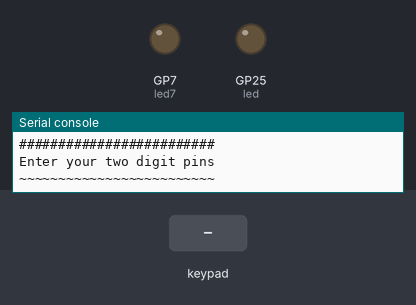
Bench run of a program on a simulated Raspberry Pi Pico running CircuitPython. Shown: output pins drawn as LEDs (lit = HIGH), the last lines printed to the serial console. Inputs (shaded band) come from the test bench.

Above: at 1.2 s.
1.3 s: key '1' pressed
2.8 s: keypad keys 1 2 # pressed 0.4 s apart
5.5 s: key '2' pressed
At 7.0 s:
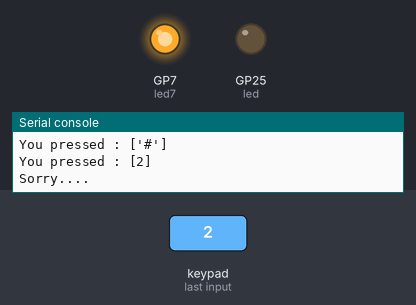
Timing chart, 0 to 17.6 s (numbered marks = the images above; inputs shaded):
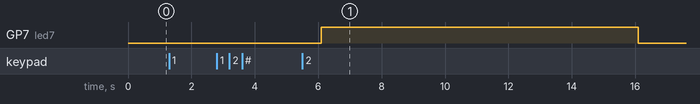

The program:

code.py
```python
import board
import digitalio
import time
import adafruit_matrixkeypad

led = digitalio.DigitalInOut(board.LED)
led.direction = digitalio.Direction.OUTPUT
led7 = digitalio.DigitalInOut(board.GP7)
led7.direction = digitalio.Direction.OUTPUT

cols = [digitalio.DigitalInOut(x) for x in (board.GP13, board.GP6, board.GP5)]
rows = [digitalio.DigitalInOut(x)
        for x in (board.GP21, board.GP20, board.GP26, board.GP19)]
keys = ((1, 2, 3),
        (4, 5, 6),
        (7, 8, 9),
        ('*', 0, '#'))
# keypad_rows = [board.GP21, board.GP20, board.GP26, board.GP19]
# keypad_columns = [board.GP13, board.GP6, board.GP5]


print("#########################")
print("Enter your two digit pins")
print("~~~~~~~~~~~~~~~~~~~~~~~~~")


keypad = adafruit_matrixkeypad.Matrix_Keypad(rows, cols, keys)

guess = []

secrets = [[5], [2], [8], [7]]

def checkPin(guess):
    if guess == secrets:
        print("You got it")
        led.value = True
        time.sleep(10)
        led.value = False
        time.sleep(3)


    else:
        print("Sorry....")
        led7.value = True
        time.sleep(10)
        led7.value = False
        time.sleep(3)


def tfMatrix():
    while True:
        key_p = keypad.pressed_keys
        if key_p:
            print("You pressed : %s "% key_p)
            time.sleep(0.6)
            guess.append(key_p)

        if len(guess) == 4:
            checkPin(guess)
            time.sleep(0.5)

            for x in range(0, 4):
                guess.pop()

tfMatrix()
```

Measured:
- after the input at 5.5 s, GP7 (led7): LOW → HIGH after 0.60 s, → LOW 10.0 s later
